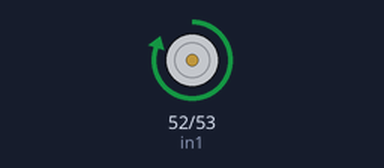
A sketch run on a simulated Arduino Mega 2560, built with avr-gcc and run on an emulated ATmega2560. On the bench: motor-driver pin pairs drawn as motors (green arrow = first pin HIGH = forward, orange = second pin HIGH = backward, longer = more drive, scaled by the enable pin).

Above: at 1.5 s.
At 3.5 s:
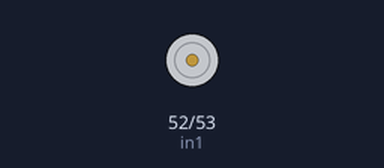
Timing chart, 0 to 5.2 s (numbered marks = the images above):
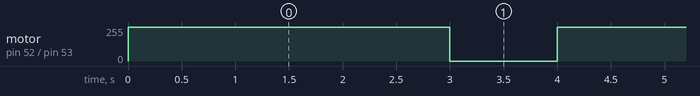

Measured:
- by itself, motor on pin 52 (in1) / pin 53 (in2): alternates forward 254/255 for 3.0 s and stopped for 1.0 s

The sketch:

DriverMotorTest.ino
```cpp
// Motor  connections
int enA = 13;
int in1 = 52;
int in2 = 53;
// out1 -> purple connection on motor
// out2 -> orange connection on motor
// Switching the outputs will cause the car to move in reverse

void setup() {
  // Set all the motor control pins to outputs
  pinMode(enA, OUTPUT);
  pinMode(in1, OUTPUT);
  pinMode(in2, OUTPUT);

  // Turn off motors - Initial state
  digitalWrite(in1, LOW);
  digitalWrite(in2, LOW);
  digitalWrite(enA, LOW);
}

void loop() {
  driveForward();
  delay(1000);
  //speedControl();
  //delay(1000);
}

// This function lets you control spinning direction of motors
void driveForward() {
  // Set motor to half speed
  // For PWM maximum possible values are 0 to 255
  analogWrite(enA, 254);

  // Drive forwards for 3 seconds
  digitalWrite(in1, HIGH);
  digitalWrite(in2, LOW);
  delay(3000);

  // Now change motor directions for 2 seconds
  //digitalWrite(in1, LOW);
  //digitalWrite(in2, HIGH);
  //delay(2000);

  // Turn off motors
  digitalWrite(in1, LOW);
  digitalWrite(in2, LOW);
}

// This function lets you control speed of the motors
void speedControl() {
  // Turn on motors
  digitalWrite(in1, LOW);
  digitalWrite(in2, HIGH);

  // Accelerate from zero to maximum speed
  for (int i = 0; i < 256; i++) {
    analogWrite(enA, i);
    delay(20);
  }

  // Decelerate from maximum speed to zero
  for (int i = 255; i >= 0; --i) {
    analogWrite(enA, i);
    delay(20);
  }

  // Now turn off motors
  digitalWrite(in1, LOW);
  digitalWrite(in2, LOW);
}
```
